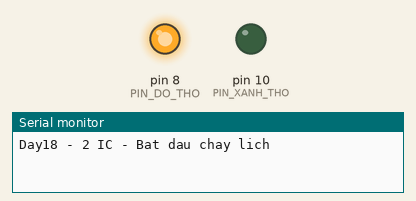
A sketch run on a simulated Arduino Uno, built with avr-gcc and run on an emulated ATmega328P. On the bench: output pins drawn as LEDs (lit = HIGH), the last lines printed to the serial monitor.

Above: at 2.5 s.
At 6.0 s:
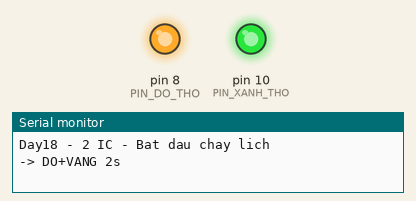
At 9.5 s:
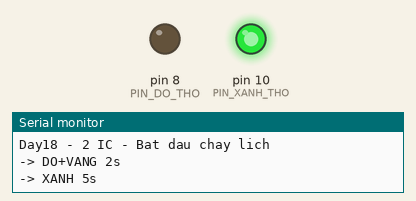
At 13.0 s:
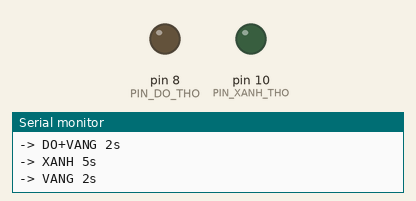
Timing chart, 0 to 18.2 s (numbered marks = the images above):
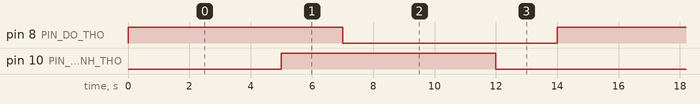

Measured:
- by itself, pin 8 (PIN_DO_THO), pin 10 (PIN_XANH_THO): alternates HIGH for 7.0 s and LOW for 7.0 s
- by itself, everything shown: repeats every 14.0 s, in 4 steps

The sketch:

lich_4_pha_2_IC.ino
```cpp
// DAY 18 - 2 IC - LICH 4 PHA CHUAN
// Quy luật lắp IC7400HC
/*
NOT A = NAND(A,A) - Nối 2 chân vào với nhau
A VÀ B = NOT(NAND(A,B)) = NAND(NAND(A,B), NAND(A,B))
A HOẶC B = NAND(NOT A, NOT B)
NOT_D8: 1 cổng
NOT_D10: 1 cổng
Xanh: 2 cổng (1 NAND + 1 NOT)
Vàng: 3 cổng (A,B và NAND(A,B))
Tổng = 7 cổng.
Đỏ: Nhìn cột Đỏ, nó sáng đúng khi D8=1, không quan tâm D10.
=> Đỏ = D8 (quá dễ!)
Xanh: Xanh chỉ sáng 1 dòng duy nhất là D8=0 và D10=1
=> Xanh = (KHÔNG D8) VÀ D10
Vàng: Vàng sáng khi D8==D10 (cùng 0 hoặc cùng 1)
=> Đây chính là cổng XNOR, công thức là Vàng = (D8 VÀ D10) HOẶC ((KHÔNG D8) VÀ (KHÔNG D10))
*/
#define PIN_DO_THO 8
#define PIN_XANH_THO 10

enum Phase { P_DO, P_DO_VANG, P_XANH, P_VANG };
Phase phase = P_DO;
unsigned long last = 0;

void setup() {
  pinMode(PIN_DO_THO, OUTPUT);
  pinMode(PIN_XANH_THO, OUTPUT);
  Serial.begin(9600);
  Serial.println("Day18 - 2 IC - Bat dau chay lich");
}

void loop() {
  unsigned long now = millis();

  if (phase == P_DO && now - last >= 5000) {
    phase = P_DO_VANG; last = now;
    Serial.println("-> DO+VANG 2s");
  } else if (phase == P_DO_VANG && now - last >= 2000) {
    phase = P_XANH; last = now;
    Serial.println("-> XANH 5s");
  } else if (phase == P_XANH && now - last >= 5000) {
    phase = P_VANG; last = now;
    Serial.println("-> VANG 2s");
  } else if (phase == P_VANG && now - last >= 2000) {
    phase = P_DO; last = now;
    Serial.println("-> DO 5s");
  }

  // Giai ma 2 chan ra 4 pha
  if (phase == P_DO) {
    digitalWrite(PIN_DO_THO, HIGH); digitalWrite(PIN_XANH_THO, LOW);
  } else if (phase == P_DO_VANG) {
    digitalWrite(PIN_DO_THO, HIGH); digitalWrite(PIN_XANH_THO, HIGH);
  } else if (phase == P_XANH) {
    digitalWrite(PIN_DO_THO, LOW); digitalWrite(PIN_XANH_THO, HIGH);
  } else { // P_VANG
    digitalWrite(PIN_DO_THO, LOW); digitalWrite(PIN_XANH_THO, LOW);
  }
}
```
